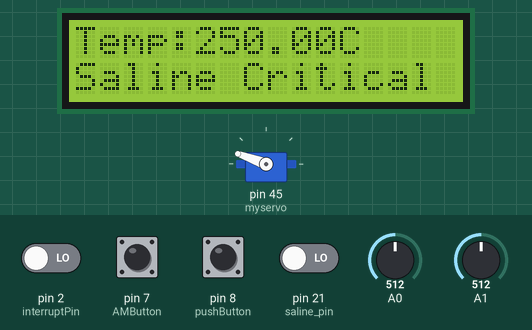
Simulated run of this sketch. Board: Arduino Mega 2560, built with avr-gcc and run on an emulated ATmega2560. On the bench: servo, 16×2 character LCD. The inputs (shaded band) are chosen by the test bench; at power-on: pin 7 (AMButton) HIGH, pin 2 (interruptPin), pin 8 (pushButton), pin 21 (saline_pin) LOW, A1 = 512, A0 = 512. The modem accepts every AT command (registered, SIM ready, sends succeed) and sends nothing else; what the sketch prints to the serial monitor is not drawn.

Above: at 7.2 s.
7.3 s: pin 21 (saline_pin) driven HIGH
At 11.0 s:
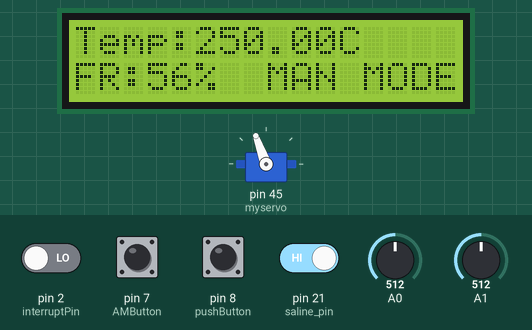
12.1 s: A1 set to 306
At 16.1 s:
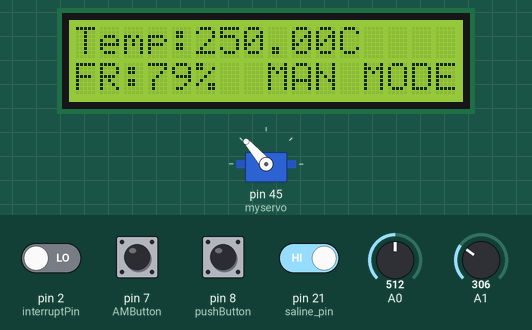
16.4 s: A1 set to 122
At 20.7 s:
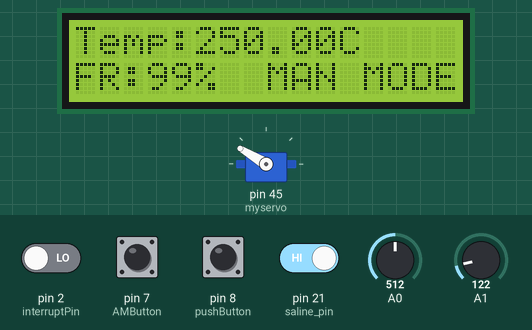
21.0 s: A1 set to 900
At 25.0 s:
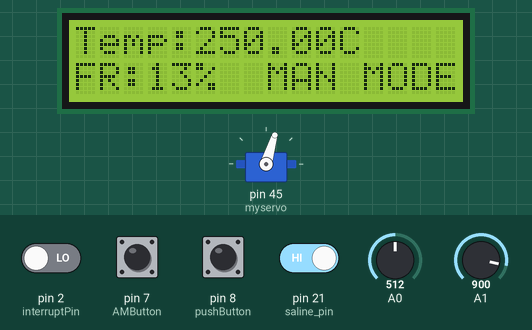
25.5 s: A0 set to 716
At 29.2 s:
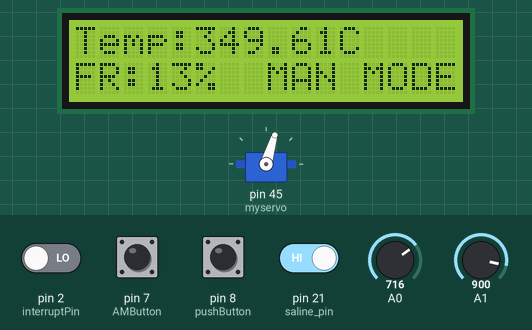
29.8 s: A1 set to 716
At 33.4 s:
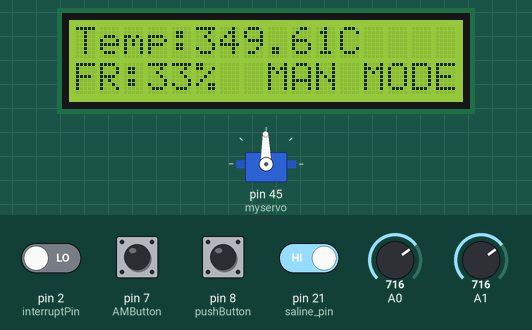
Timing chart, 0 to 34.9 s (numbered marks = the images above; inputs shaded):
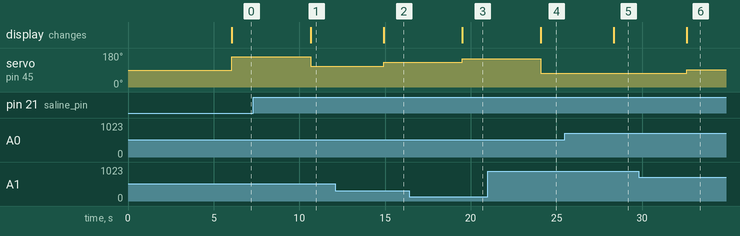

Measured:
- after the input at 7.3 s, servo on pin 45 (myservo): 160° → 110° after 3.4 s; the display: changes after 3.4 s (image 1)
- after the input at 12.1 s, servo on pin 45 (myservo): 110° → 131° after 2.8 s; the display: changes after 2.8 s (image 2)
- after the input at 16.4 s, servo on pin 45 (myservo): 131° → 149° after 3.1 s; the display: changes after 3.1 s (image 3)
- after the input at 21.0 s, servo on pin 45 (myservo): 149° → 73° after 3.1 s; the display: changes after 3.1 s (image 4)
- after the input at 25.5 s, the display: changes after 2.9 s (image 5)
- after the input at 29.8 s, servo on pin 45 (myservo): 73° → 91° after 2.8 s; the display: changes after 2.8 s (image 6)

The sketch:

ISCM.ino
```cpp
#include <Servo.h>
#include <LiquidCrystal.h>

Servo myservo;  // create servo object to control a servo
const int rs = 41, en = 39, d4 = 37, d5 = 35, d6 = 33, d7 = 31;
LiquidCrystal lcd(rs, en, d4, d5, d6, d7);

long dropCount = 0;
int screenWidth = 16;
int screenHeight = 2;
int sysflowrate =0;
unsigned long previousMillis = 0;        // will store last time LED was updated
int DPM=0;
// constants won't change :
const long interval = 10000;           // interval at which to blink (milliseconds)
const byte interruptPin = 2;
//String ssid="IG";    // Wifi network SSID
//String password ="a1b2c3d4e5";  // Wifi network password


String ssid="NRLimhan";    // Wifi network SSID
String password ="qwertyuiop987";  // Wifi network password


boolean DEBUG=true;
int saline_pin =21;
float tempC;
int unit_id=1;
int flow_rate=0;
int pulserate=0;
int salinelevel=0;
int Econ=0;
int pushButton = 8;
int  val=0;
int AMButton = 7;

//================================================================================ setup
void setup() {
  DEBUG=true;           // enable debug serial
  Serial.begin(9600);
  pinMode(AMButton, INPUT);

  attachInterrupt(digitalPinToInterrupt(interruptPin), onDrop,CHANGE);
  myservo.attach(45);
  lcd.begin(16, 2);

  Serial1.begin(115200);
  pinMode(saline_pin, INPUT);

  Serial1.println("AT+CWMODE=1");   // set esp8266 as client
  showResponse(1000);

  Serial1.println("AT+CWJAP=\""+ssid+"\",\""+password+"\"");  // set your home router SSID and password
  showResponse(5000);

  if (DEBUG)  Serial.println("Setup completed");
}

//unsigned long previousMillis = 0;
// ====================================================================== loop  {unit_id},{flow_rate},{temperature},{pulserate},{salinelevel},{Econ}
void loop() {

  previousMillis = millis();
  salinelevel=digitalRead(saline_pin);


  int AMState = digitalRead(AMButton);


  tempC = (5.0 * analogRead(A0) * 100.0) / 1024;
  Serial.println(tempC);
  int buttonState = digitalRead(pushButton);

  if(buttonState==1)
    Econ=0;
  else
    Econ=1;
  // sets the servo position according to the scaled value

  lcd.setCursor(0,0);           //sets the cursor at row 0 column 0
  lcd.print("Temp:"); // prints 16x2 LCD MODULE
  lcd.print(tempC);
  lcd.print("C  ");

  if(salinelevel==1)
  {
    if(AMState == 0)
    {
      lcd.setCursor(0,1);           //sets the cursor at row 1 column 2
      lcd.print("DPM:");     // prints HELLO WORLD
      lcd.print(sysflowrate);
      lcd.print("    ");
      lcd.setCursor(8,1);
      val = map(sysflowrate, 0, 250, 165, 60);
      lcd.setCursor(8,1);
      lcd.print("AUT MODE    ");
   }
   else
   {
      flow_rate = analogRead(1);
      flow_rate = map(flow_rate, 110, 1010, 100, 0);

   //flow_rate = map(flow_rate, 110, 1010, 250, 0);  //drop per min
      val = analogRead(1);            // reads the value of the potentiometer (value between 0 and 1023)
      val = map(val, 0, 1023, 160, 60);     // scale it to use it with the servo (value between 0 and 180)

      lcd.setCursor(0,1);           //sets the cursor at row 1 column 2
      lcd.print("FR:");     // prints HELLO WORLD
      lcd.print(flow_rate);
      lcd.print("%    ");
      lcd.setCursor(8,1);
      lcd.print("MAN MODE    ");
   }
  }
  else
  {
     val=160;
     lcd.setCursor(0,1);           //sets the cursor at row 1 column 2
     lcd.print("Saline Critical  ");     // prints HELLO WORLD
  }

  myservo.write(val);
  espdata(unit_id,DPM,tempC,pulserate,salinelevel,Econ);   //calulated drops are sent
  //espdata(unit_id,flow_rate,tempC,pulserate,salinelevel,Econ);     //calculated flow as per pot
  delay(1000);

// Write values to thingspeak
  espdata_read(unit_id);


  // thingspeak needs 15 sec delay between updates,
  delay(1000);


  unsigned long currentMillis = millis();

  int time1=(currentMillis - previousMillis)/1000;
  Serial.print("Time********:");
  Serial.println(time1);
  DPM =(dropCount*60)/time1;
  dropCount=0;
  Serial.print("DPM********:");
  Serial.println(DPM);

}


void onDrop()
{
  dropCount++;
   // Serial.print("count:");
   // Serial.println(dropCount);
}


//======================================================================== showResponce
void showResponse(int waitTime){
    long t=millis();
    char c;
    while (t+waitTime>millis()){
      if (Serial1.available()){
        c=Serial1.read();
        if (DEBUG) Serial.print(c);
      }
    }

}

//========================================================================
boolean espdata(int unit_id,int flow_rate,float temperature,int pulserate,int salinelevel,int Econ){
  String cmd = "AT+CIPSTART=\"TCP\",\"";                  // TCP connection
  cmd += "192.168.1.100";
  cmd += "\",80";
  Serial1.println(cmd);
  if (DEBUG) Serial.println(cmd);
  if(Serial1.find("Error")){
    if (DEBUG) Serial.println("AT+CIPSTART error");
    return false;
  }

  String getStr = "GET http://192.168.1.100/hospital/public/datalog/";   // prepare GET string

  getStr += String(unit_id);

  getStr += String(',');
getStr += String(flow_rate);

  getStr += String(',');

getStr += String(temperature);

  getStr += String(',');


getStr += String(pulserate);

  getStr += String(',');

getStr += String(salinelevel);

  getStr += String(',');

getStr += String(Econ);


  getStr += "\r\n\r\n";

  // send data length
  cmd = "AT+CIPSEND=";
  cmd += String(getStr.length());
  Serial1.println(cmd);
  if (DEBUG)  Serial.println(cmd);

  delay(100);
  if(Serial1.find(">")){
    Serial1.print(getStr);
    if (DEBUG)  Serial.print(getStr);
  }
  else{
    Serial1.println("AT+CIPCLOSE");
    // alert user
    if (DEBUG)   Serial.println("AT+CIPCLOSE");
    return false;
  }
  return true;
}

boolean espdata_read(int unit_id ){
  String cmd = "AT+CIPSTART=\"TCP\",\"";                  // TCP connection
  cmd += "192.168.1.100";
  cmd += "\",80";
  Serial1.println(cmd);
  if (DEBUG) Serial.println(cmd);
  if(Serial1.find("Error")){
    if (DEBUG) Serial.println("AT+CIPSTART error");
    return false;
  }


  String getStr = "GET http://192.168.1.100/hospital/public/patientdata/";   // prepare GET string

  getStr += String(unit_id);

  getStr += "\r\n\r\n";

  // send data length
  cmd = "AT+CIPSEND=";
  cmd += String(getStr.length());
  Serial1.println(cmd);
  if (DEBUG)  Serial.println(cmd);

  delay(100);
  if(Serial1.find(">")){
    Serial1.print(getStr);

//delay(1000);
if(Serial1.available()) // Check if there is data available
  {
    String input ="";
    while(Serial1.available()) // read the data into a variable as long as the buffer is not empty
    {
      input += (char)Serial1.read();
      delay(30);
    }
      Serial.print("data:");
String datai(input);
//   input = input.replace(" ",",");
 datai.trim();
datai.remove(0,35);
int len1=datai.length()-6;
datai.remove(len1);
   Serial.println(datai);

     //    Serial.println("         enddata:");

 Serial.print("string len:");

  Serial.println(datai.length());
  sysflowrate=datai.toInt();

  }


    // alert user
    if (DEBUG)   Serial.println("AT+CIPCLOSE");
    return false;
  }
  return true;
}
```
